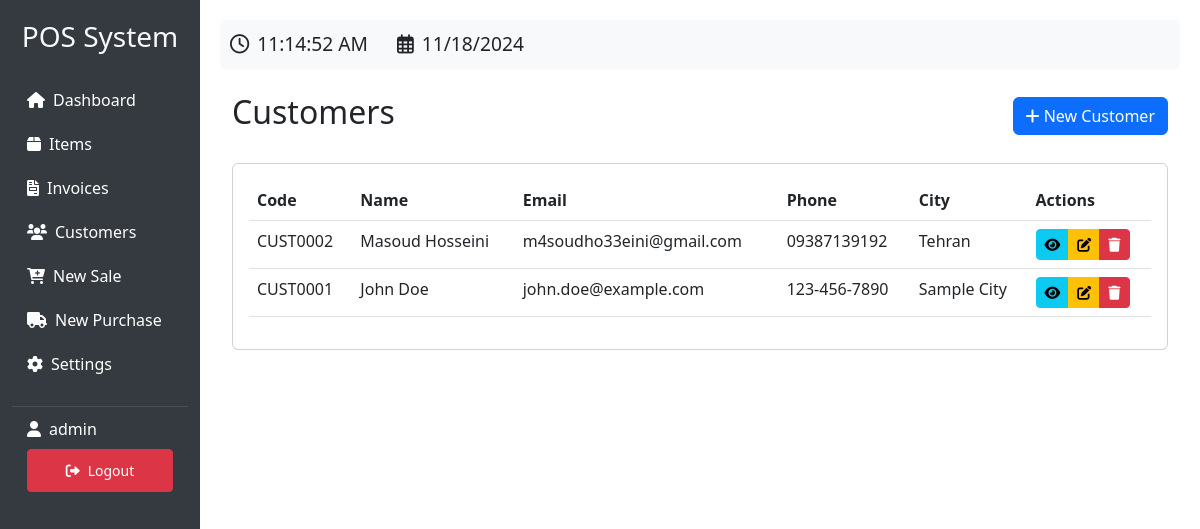
The app's page /customers (signed in) with its own data.
### app.py (models this page shows, shortened)
class User(UserMixin, db.Model):
    id = db.Column(db.Integer, primary_key=True)
    username = db.Column(db.String(80), unique=True, nullable=False)
    password = db.Column(db.String(120), nullable=False)

class Customer(db.Model):
    id = db.Column(db.Integer, primary_key=True)
    code = db.Column(db.String(20), unique=True, nullable=False)
    first_name = db.Column(db.String(50), nullable=False)
    last_name = db.Column(db.String(50), nullable=False)
    email = db.Column(db.String(120), unique=True)
    phone = db.Column(db.String(20))
    address = db.Column(db.String(200))
    city = db.Column(db.String(50))
    state = db.Column(db.String(50))
    postal_code = db.Column(db.String(20))
    notes = db.Column(db.Text)
    created_at = db.Column(db.DateTime, default=datetime.utcnow)
    updated_at = db.Column(db.DateTime, default=datetime.utcnow, onupdate=datetime.utcnow)
    invoices = db.relationship('Invoice', backref='customer', lazy=True)
    @property
    def full_name(self):
        return f"{self.first_name} {self.last_name}"

### app.py (the view)
@app.route('/customers')
@login_required
def customers():
    customers_list = Customer.query.order_by(Customer.created_at.desc()).all()
    return render_template('customers.html', customers=customers_list)

### app.py (called while the page is built)
@login_manager.user_loader
def load_user(user_id):
    return User.query.get(int(user_id))

### templates/customers.html (shortened to what this page needs)
{% extends "base.html" %}
{% block content %}
<div class="container mt-4">
    <div class="d-flex justify-content-between align-items-center mb-4">
        <h2>Customers</h2>
        <a href="{{ url_for('new_customer') }}" class="btn btn-primary">
            <i class="fas fa-plus"></i> New Customer
        </a>
    </div>
    <div class="card">
        <div class="card-body">
            <div class="table-responsive">
                <table class="table table-hover">
                    <thead>
                        <tr>
                            <th>Code</th>
                            <th>Name</th>
                            <th>Email</th>
                            <th>Phone</th>
                            <th>City</th>
                            <th>Actions</th>
                        </tr>
                    </thead>
                    <tbody>
                        {% for customer in customers %}
                        <tr>
                            <td>{{ customer.code }}</td>
                            <td>{{ customer.full_name }}</td>
                            <td>{{ customer.email }}</td>
                            <td>{{ customer.phone }}</td>
                            <td>{{ customer.city }}</td>
                            <td>
                                <div class="btn-group">
                                    <a href="{{ url_for('view_customer', customer_id=customer.id) }}" class="btn btn-sm btn-info">
                                        <i class="fas fa-eye"></i>
                                    </a>
                                    <a href="{{ url_for('edit_customer', customer_id=customer.id) }}" class="btn btn-sm btn-warning">
                                        <i class="fas fa-edit"></i>
                                    </a>
                                    <button onclick="deleteCustomer({{ customer.id }})" class="btn btn-sm btn-danger">
                                        <i class="fas fa-trash"></i>
                                    </button>
                                </div>
                            </td>
                        </tr>
                        {% endfor %}
                    </tbody>
                </table>
            </div>
        </div>
    </div>
</div>
{% endblock %}

### templates/base.html (shortened to what this page needs)
<!DOCTYPE html>
<html lang="en">
<head>
    <link href="https://cdn.jsdelivr.net/npm/bootstrap@5.3.0/dist/css/bootstrap.min.css" rel="stylesheet">
    <link href="https://cdnjs.cloudflare.com/ajax/libs/font-awesome/6.0.0/css/all.min.css" rel="stylesheet">
</head>
<body>
    {% if current_user.is_authenticated %}
    <div class="container-fluid">
        <div class="row">
            <div class="col-md-2 sidebar">
                <h3 class="text-light text-center mb-4">POS System</h3>
                <a href="{{ url_for('dashboard') }}"><i class="fas fa-home me-2"></i>Dashboard</a>
                <a href="{{ url_for('items') }}"><i class="fas fa-box me-2"></i>Items</a>
                <a href="{{ url_for('invoices') }}"><i class="fas fa-file-invoice me-2"></i>Invoices</a>
                <a href="{{ url_for('customers') }}"><i class="fas fa-users me-2"></i>Customers</a>
                <a href="{{ url_for('new_invoice', type='sale') }}"><i class="fas fa-cart-plus me-2"></i>New Sale</a>
                <a href="{{ url_for('new_invoice', type='purchase') }}"><i class="fas fa-truck me-2"></i>New Purchase</a>
                <a href="{{ url_for('settings') }}"><i class="fas fa-cog me-2"></i>Settings</a>
                <div class="user-info">
                    <div class="d-flex align-items-center mb-2">
                        <i class="fas fa-user me-2"></i>
                        <span>{{ current_user.username }}</span>
                    </div>
                    <a href="{{ url_for('logout') }}" class="btn btn-danger btn-sm w-100">
                        <i class="fas fa-sign-out-alt me-2"></i>Logout
                    </a>
                </div>
            </div>
            <div class="col-md-10 main-content">
                <div class="clock-container mb-4">
                    <i class="far fa-clock me-2"></i><span id="clock"></span>
                    <i class="far fa-calendar-alt ms-4 me-2"></i><span id="date"></span>
                </div>
                {% block content %}{% endblock %}
            </div>
        </div>
    </div>
    {% else %}
        {% block auth_content %}{% endblock %}
    {% endif %}
</body>
</html>

### templates/base.html (style rules this page uses)
.clock-container { font-size: 1.2rem; padding: 10px; background-color: #f8f9fa; border-radius: 5px; }
.sidebar { min-height: 100vh; background-color: #343a40; padding-top: 20px; }
.sidebar a { color: #fff; text-decoration: none; padding: 10px 15px; display: block; }
.main-content { padding: 20px; }
.user-info { color: #fff; padding: 10px 15px; border-top: 1px solid #495057; margin-top: 20px; }

### records on screen
User: username "admin"
Customer: code "CUST0002", full_name "Masoud Hosseini", email "m4soudho33eini@gmail.com", phone "09387139192", city "Tehran"
Customer: code "CUST0001", full_name "John Doe", email "john.doe@example.com", phone "123-456-7890", city "Sample City"
